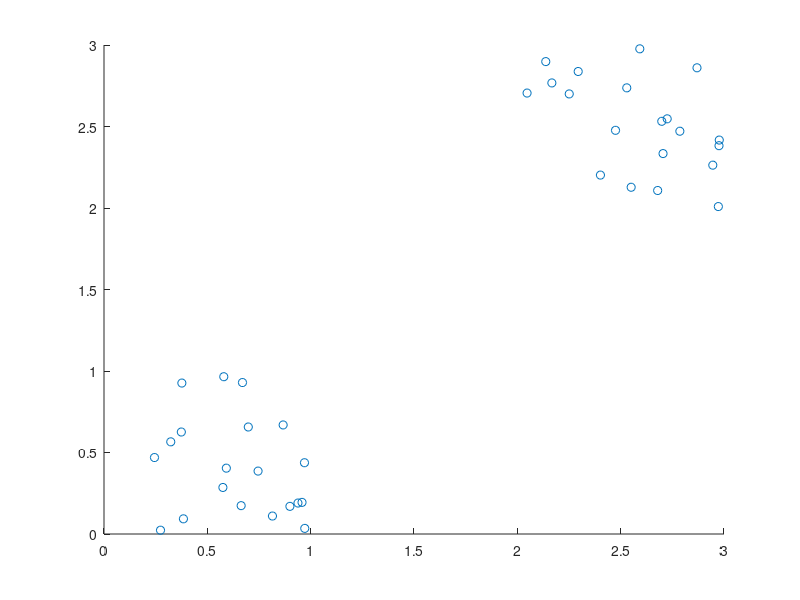

The MATLAB source for this figure:
function [a] = knn()

  k = 5;

  base1 = rand(20, 2);
  base2 = rand(20, 2) + 2;
  
  baseTotal = vertcat(base1, base2);
  
  baseTotal
  
  scatter(baseTotal(:, 1), baseTotal(:, 2));
  
  z = [0.4 0.7];
  distances = zeros(size(baseTotal, 1), 2);

  for i = 1: size(baseTotal, 1)
    distances(i, 1) = euclidianDistance(z, baseTotal(i, :));
    distances(i, 2) = i;
  endfor
  
  distances = sortrows(distances, 1);
  
  baseTotal(distances(1:k, 2), :)
endfunction

function [d] = euclidianDistance(a, b)
  d = 0;
  
  % size(a, 1) número de linhas
  % size(a, 2) número de colunas
  for i = 1:size(a, 2)
    d = d + (a(1, i) - b(1, i)) ^2;
  endfor
  
  d = sqrt(d);
  
endfunction